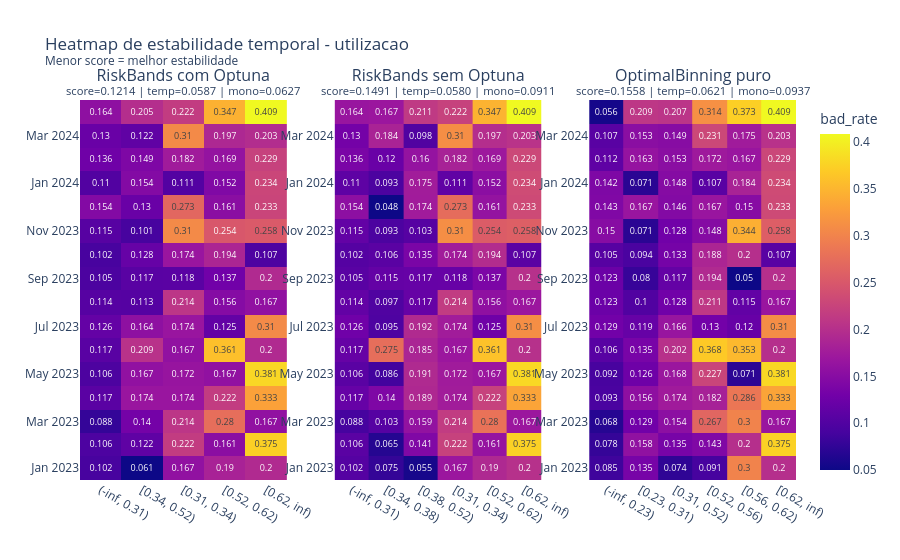

The notebook cell saved with this chart:
### Markdown cell above
## 11. Heatmap de estabilidade temporal

O gráfico abaixo mostra a evolução do `bad_rate` por safra e por bin, agora usando **treino + OOT** para evidenciar o comportamento completo ao longo do tempo.

Um bom binning temporal tende a apresentar:

- menos trocas de ordem entre bins
- menos oscilações abruptas mês a mês
- leitura mais consistente mesmo com drift

### Code cell
subplot_titles = []
heatmap_payload = []

for item in evaluations:
    time_table = item["time_table"].copy()
    ordered_bins = item["train_summary"].sort_values("bad_rate")["bin"].astype(str).tolist()

    pivot = (
        time_table.assign(bin=time_table["bin"].astype(str))
        .pivot(index=TIME_COL, columns="bin", values="bad_rate")
        .reindex(columns=ordered_bins)
        .sort_index()
    )

    values = pivot.values.astype(float)

    # 1) Instabilidade temporal:
    # média das diferenças absolutas entre safras consecutivas, por bin
    temporal_instability = np.nanmean(np.abs(np.diff(values, axis=0)))

    # 2) Penalização de inversão:
    # conta quanto os bins deixam de respeitar a ordem crescente de risco em cada safra
    monotonicity_penalty = 0.0
    for row in values:
        diffs = np.diff(row)
        negative_diffs = diffs[diffs < 0]
        if len(negative_diffs) > 0:
            monotonicity_penalty += np.abs(negative_diffs).sum()

    monotonicity_penalty = monotonicity_penalty / values.shape[0]

    # Score final: menor = melhor
    stability_score = temporal_instability + monotonicity_penalty

    subplot_titles.append(
        f"{item['method']}<br><sup>score={stability_score:.4f} | "
        f"temp={temporal_instability:.4f} | mono={monotonicity_penalty:.4f}</sup>"
    )

    heatmap_payload.append(
        {
            "item": item,
            "pivot": pivot,
            "score": stability_score,
            "temporal_instability": temporal_instability,
            "monotonicity_penalty": monotonicity_penalty,
        }
    )

heatmap_payload = sorted(heatmap_payload, key=lambda x: x["score"])
subplot_titles = [
    f"{x['item']['method']}<br><sup>score={x['score']:.4f} | "
    f"temp={x['temporal_instability']:.4f} | mono={x['monotonicity_penalty']:.4f}</sup>"
    for x in heatmap_payload
]

heatmap_fig = make_subplots(
    rows=1,
    cols=len(heatmap_payload),
    subplot_titles=subplot_titles
)

for idx, payload in enumerate(heatmap_payload, start=1):
    pivot = payload["pivot"]

    heatmap_fig.add_trace(
        go.Heatmap(
            z=pivot.values,
            x=[str(c) for c in pivot.columns],
            y=[str(i) for i in pivot.index],
            text=np.round(pivot.values, 3),
            texttemplate="%{text}",
            textfont={"size": 9},
            colorbar={"title": "bad_rate"} if idx == len(heatmap_payload) else None,
            showscale=(idx == len(heatmap_payload)),
        ),
        row=1,
        col=idx,
    )

heatmap_fig.update_layout(
    template="plotly_white",
    height=560,
    title=f"Heatmap de estabilidade temporal - {FEATURE}<br><sup>Menor score = melhor estabilidade</sup>"
)

heatmap_fig.show()

### Figure 1 — Plotly figure (JSON) as saved in the notebook; plotly's stock layout.template omitted (floating-point values rounded to 4 significant figures)
{"data": [{"showscale": false, "text": [[0.102, 0.061, 0.167, 0.19, 0.2], [0.106, 0.122, 0.222, 0.161, 0.375], [0.088, 0.14, 0.214, 0.28, 0.167], [0.117, 0.174, 0.174, 0.222, 0.333], [0.106, 0.167, 0.172, 0.167, 0.381], [0.117, 0.209, 0.167, 0.361, 0.2], [0.126, 0.164, 0.174, 0.125, 0.31], [0.114, 0.113, 0.214, 0.156, 0.167], [0.105, 0.117, 0.118, 0.137, 0.2], [0.102, 0.128, 0.174, 0.194, 0.107], [0.115, 0.101, 0.31, 0.254, 0.258], [0.154, 0.13, 0.273, 0.161, 0.233], [0.11, 0.154, 0.111, 0.152, 0.234], [0.136, 0.149, 0.182, 0.169, 0.229], [0.13, 0.122, 0.31, 0.197, 0.203], [0.164, 0.205, 0.222, 0.347, 0.409]], "textfont": {"size": 9}, "texttemplate": "%{text}", "type": "heatmap", "x": ["(-inf, 0.31)", "[0.34, 0.52)", "[0.31, 0.34)", "[0.52, 0.62)", "[0.62, inf)"], "xaxis": "x", "y": ["2023-01", "2023-02", "2023-03", "2023-04", "2023-05", "2023-06", "2023-07", "2023-08", "2023-09", "2023-10", "2023-11", "2023-12", "2024-01", "2024-02", "2024-03", "2024-04"], "yaxis": "y", "z": [[0.1016, 0.06107, 0.1667, 0.1905, 0.2], [0.1062, 0.122, 0.2222, 0.1613, 0.375], [0.08766, 0.1405, 0.2143, 0.28, 0.1667], [0.1168, 0.1739, 0.1739, 0.2222, 0.3333], [0.1061, 0.1667, 0.1724, 0.1667, 0.381], [0.1165, 0.2095, 0.1667, 0.3611, 0.2], [0.126, 0.1644, 0.1739, 0.125, 0.3103], [0.1138, 0.1126, 0.2143, 0.1556, 0.1667], [0.1048, 0.1167, 0.1176, 0.1373, 0.2], [0.1015, 0.1278, 0.1739, 0.1944, 0.1071], [0.1146, 0.1005, 0.3103, 0.2542, 0.2581], [0.1538, 0.1304, 0.2727, 0.1607, 0.2326], [0.1099, 0.1538, 0.1111, 0.1515, 0.234], [0.1359, 0.1492, 0.1818, 0.1692, 0.2292], [0.1302, 0.1221, 0.3103, 0.197, 0.2031], [0.1639, 0.2048, 0.2222, 0.3475, 0.4088]]}, {"showscale": false, "text": [[0.102, 0.075, 0.055, 0.167, 0.19, 0.2], [0.106, 0.065, 0.141, 0.222, 0.161, 0.375], [0.088, 0.103, 0.159, 0.214, 0.28, 0.167], [0.117, 0.14, 0.189, 0.174, 0.222, 0.333], [0.106, 0.086, 0.191, 0.172, 0.167, 0.381], [0.117, 0.275, 0.185, 0.167, 0.361, 0.2], [0.126, 0.095, 0.192, 0.174, 0.125, 0.31], [0.114, 0.097, 0.117, 0.214, 0.156, 0.167], [0.105, 0.115, 0.117, 0.118, 0.137, 0.2], [0.102, 0.106, 0.135, 0.174, 0.194, 0.107], [0.115, 0.093, 0.103, 0.31, 0.254, 0.258], [0.154, 0.048, 0.174, 0.273, 0.161, 0.233], [0.11, 0.093, 0.175, 0.111, 0.152, 0.234], [0.136, 0.12, 0.16, 0.182, 0.169, 0.229], [0.13, 0.184, 0.098, 0.31, 0.197, 0.203], [0.164, 0.167, 0.211, 0.222, 0.347, 0.409]], "textfont": {"size": 9}, "texttemplate": "%{text}", "type": "heatmap", "x": ["(-inf, 0.31)", "[0.34, 0.38)", "[0.38, 0.52)", "[0.31, 0.34)", "[0.52, 0.62)", "[0.62, inf)"], "xaxis": "x2", "y": ["2023-01", "2023-02", "2023-03", "2023-04", "2023-05", "2023-06", "2023-07", "2023-08", "2023-09", "2023-10", "2023-11", "2023-12", "2024-01", "2024-02", "2024-03", "2024-04"], "yaxis": "y2", "z": [[0.1016, 0.075, 0.05495, 0.1667, 0.1905, 0.2], [0.1062, 0.06452, 0.1413, 0.2222, 0.1613, 0.375], [0.08766, 0.1026, 0.1585, 0.2143, 0.28, 0.1667], [0.1168, 0.1395, 0.1895, 0.1739, 0.2222, 0.3333], [0.1061, 0.08571, 0.1913, 0.1724, 0.1667, 0.381], [0.1165, 0.275, 0.1852, 0.1667, 0.3611, 0.2], [0.126, 0.09524, 0.1923, 0.1739, 0.125, 0.3103], [0.1138, 0.09677, 0.1167, 0.2143, 0.1556, 0.1667], [0.1048, 0.1154, 0.1172, 0.1176, 0.1373, 0.2], [0.1015, 0.1064, 0.1353, 0.1739, 0.1944, 0.1071], [0.1146, 0.09302, 0.1027, 0.3103, 0.2542, 0.2581], [0.1538, 0.04762, 0.1736, 0.2727, 0.1607, 0.2326], [0.1099, 0.09302, 0.1746, 0.1111, 0.1515, 0.234], [0.1359, 0.12, 0.1603, 0.1818, 0.1692, 0.2292], [0.1302, 0.1837, 0.09756, 0.3103, 0.197, 0.2031], [0.1639, 0.1667, 0.2113, 0.2222, 0.3475, 0.4088]]}, {"colorbar": {"title": {"text": "bad_rate"}}, "showscale": true, "text": [[0.085, 0.135, 0.074, 0.091, 0.3, 0.2], [0.078, 0.158, 0.135, 0.143, 0.2, 0.375], [0.068, 0.129, 0.154, 0.267, 0.3, 0.167], [0.093, 0.156, 0.174, 0.182, 0.286, 0.333], [0.092, 0.126, 0.168, 0.227, 0.071, 0.381], [0.106, 0.135, 0.202, 0.368, 0.353, 0.2], [0.129, 0.119, 0.166, 0.13, 0.12, 0.31], [0.123, 0.1, 0.128, 0.211, 0.115, 0.167], [0.123, 0.08, 0.117, 0.194, 0.05, 0.2], [0.105, 0.094, 0.133, 0.188, 0.2, 0.107], [0.15, 0.071, 0.128, 0.148, 0.344, 0.258], [0.143, 0.167, 0.146, 0.167, 0.15, 0.233], [0.142, 0.071, 0.148, 0.107, 0.184, 0.234], [0.112, 0.163, 0.153, 0.172, 0.167, 0.229], [0.107, 0.153, 0.149, 0.231, 0.175, 0.203], [0.056, 0.209, 0.207, 0.314, 0.373, 0.409]], "textfont": {"size": 9}, "texttemplate": "%{text}", "type": "heatmap", "x": ["(-inf, 0.23)", "[0.23, 0.31)", "[0.31, 0.52)", "[0.52, 0.56)", "[0.56, 0.62)", "[0.62, inf)"], "xaxis": "x3", "y": ["2023-01", "2023-02", "2023-03", "2023-04", "2023-05", "2023-06", "2023-07", "2023-08", "2023-09", "2023-10", "2023-11", "2023-12", "2024-01", "2024-02", "2024-03", "2024-04"], "yaxis": "y3", "z": [[0.08531, 0.1346, 0.07383, 0.09091, 0.3, 0.2], [0.07767, 0.1579, 0.1348, 0.1429, 0.2, 0.375], [0.06763, 0.1287, 0.1544, 0.2667, 0.3, 0.1667], [0.09341, 0.156, 0.1739, 0.1818, 0.2857, 0.3333], [0.0915, 0.1261, 0.1676, 0.2273, 0.07143, 0.381], [0.1059, 0.1354, 0.2022, 0.3684, 0.3529, 0.2], [0.1294, 0.119, 0.1657, 0.1304, 0.12, 0.3103], [0.1233, 0.1, 0.1285, 0.2105, 0.1154, 0.1667], [0.123, 0.07955, 0.1168, 0.1935, 0.05, 0.2], [0.1053, 0.09375, 0.133, 0.1875, 0.2, 0.1071], [0.1495, 0.07059, 0.1284, 0.1481, 0.3438, 0.2581], [0.1429, 0.1667, 0.1456, 0.1667, 0.15, 0.2326], [0.1415, 0.07059, 0.148, 0.1071, 0.1842, 0.234], [0.1122, 0.1628, 0.1527, 0.1724, 0.1667, 0.2292], [0.1071, 0.1529, 0.1493, 0.2308, 0.175, 0.2031], [0.05556, 0.2093, 0.2065, 0.3137, 0.3731, 0.4088]]}], "layout": {"annotations": [{"font": {"size": 16}, "showarrow": false, "text": "RiskBands com Optuna<br><sup>score=0.1214 | temp=0.0587 | mono=0.0627</sup>", "x": 0.1444, "xanchor": "center", "xref": "paper", "y": 1, "yanchor": "bottom", "yref": "paper"}, {"font": {"size": 16}, "showarrow": false, "text": "RiskBands sem Optuna<br><sup>score=0.1491 | temp=0.0580 | mono=0.0911</sup>", "x": 0.5, "xanchor": "center", "xref": "paper", "y": 1, "yanchor": "bottom", "yref": "paper"}, {"font": {"size": 16}, "showarrow": false, "text": "OptimalBinning puro<br><sup>score=0.1558 | temp=0.0621 | mono=0.0937</sup>", "x": 0.8556, "xanchor": "center", "xref": "paper", "y": 1, "yanchor": "bottom", "yref": "paper"}], "height": 560, "title": {"text": "Heatmap de estabilidade temporal - utilizacao<br><sup>Menor score = melhor estabilidade</sup>"}, "xaxis": {"anchor": "y", "domain": [0, 0.2889]}, "xaxis2": {"anchor": "y2", "domain": [0.3556, 0.6444]}, "xaxis3": {"anchor": "y3", "domain": [0.7111, 1]}, "yaxis": {"anchor": "x", "domain": [0, 1]}, "yaxis2": {"anchor": "x2", "domain": [0, 1]}, "yaxis3": {"anchor": "x3", "domain": [0, 1]}}}
